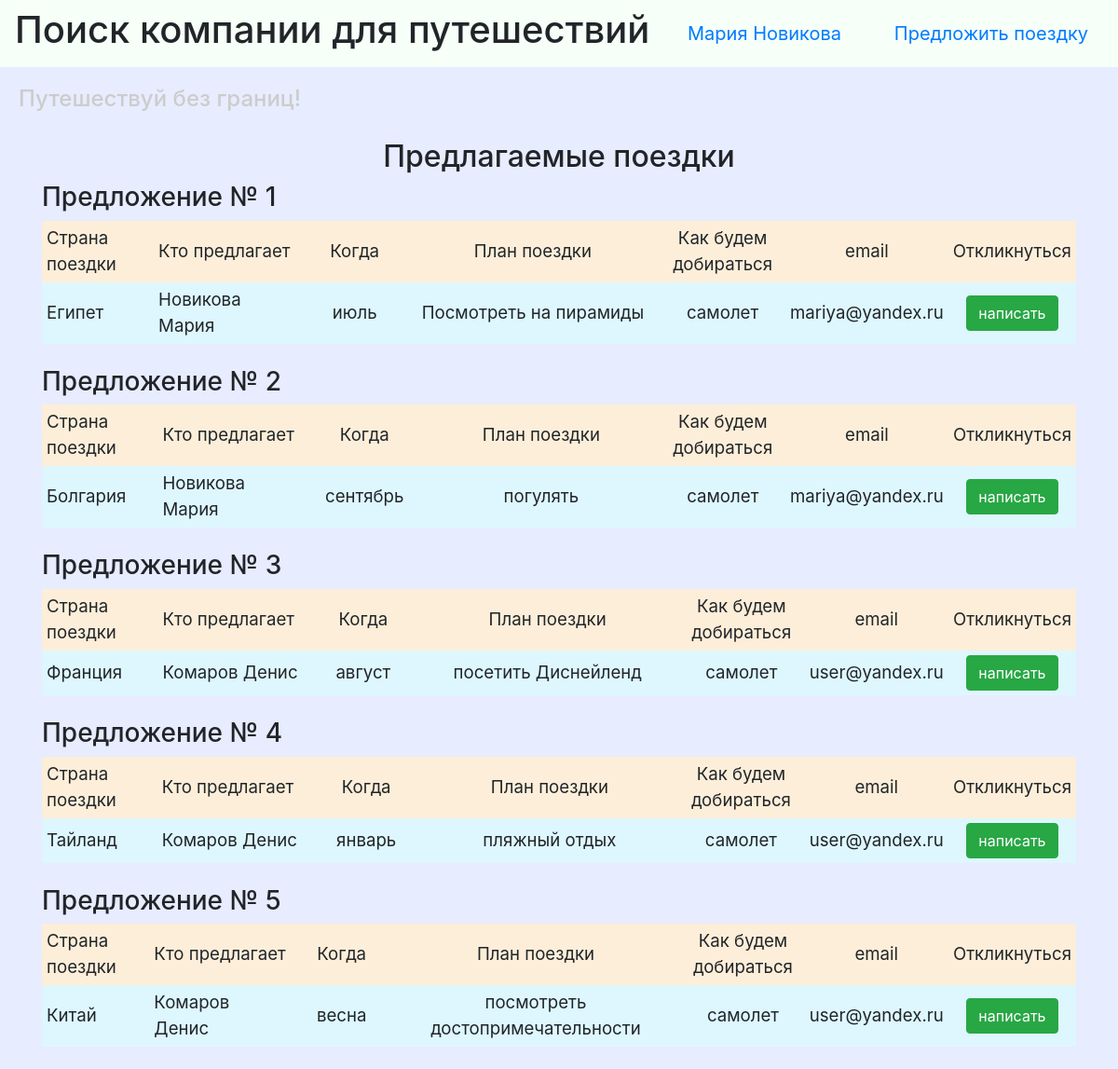
The page / (signed in) on the database its author committed.
### data/users.py (models this page shows, shortened)
class User(SqlAlchemyBase, UserMixin, SerializerMixin):
    __tablename__ = 'users'
    id = sqlalchemy.Column(sqlalchemy.Integer, primary_key=True, autoincrement=True) # создание таблицы, поле id
    surname = sqlalchemy.Column(sqlalchemy.String, nullable=True) # фамилия
    name = sqlalchemy.Column(sqlalchemy.String, nullable=True) # имя
    age = sqlalchemy.Column(sqlalchemy.Integer, nullable=True) # возраст
    city = sqlalchemy.Column(sqlalchemy.String, nullable=True) # Город
    email = sqlalchemy.Column(sqlalchemy.String, index=True, unique=True, nullable=True) # почта
    hashed_password = sqlalchemy.Column(sqlalchemy.String, nullable=True) # пароль
    modifed_date = sqlalchemy.Column(sqlalchemy.DateTime, default=datetime.datetime.now) # дата создания аккаунта
    journey = orm.relationship("Journey", back_populates='user') # связь со второй таблицей

### data/journey.py (models this page shows, shortened)
class Journey(SqlAlchemyBase):
    __tablename__ = 'journey'
    id = sqlalchemy.Column(sqlalchemy.Integer, primary_key=True, autoincrement=True)
    country = sqlalchemy.Column(sqlalchemy.String, nullable=True)
    about = sqlalchemy.Column(sqlalchemy.String, nullable=True)
    month = sqlalchemy.Column(sqlalchemy.String, nullable=True)
    transport = sqlalchemy.Column(sqlalchemy.String, nullable=True)
    user_id = sqlalchemy.Column(sqlalchemy.Integer, sqlalchemy.ForeignKey("users.id")) # администратор?
    user = orm.relationship('User')

### server.py (the view)
@app.route("/")
def index():
    db_sess = db_session.create_session()
    journey = db_sess.query(Journey).all()
    users = db_sess.query(User).all()
    names = {name.id: (name.surname, name.name, name.email) for name in users}
    return render_template("index.html", journey=journey, names=names, title='Jourey list')

### data/db_session.py (called while the page is built)
def create_session() -> Session:
    global __factory
    return __factory()

### server.py (called while the page is built)
@login_manager.user_loader
def load_user(user_id):
    db_sess = db_session.create_session()
    return db_sess.query(User).get(user_id)

### templates/index.html (shortened to what this page needs)
{% extends "base.html" %}
{% block content %}
<h2 align="center">Предлагаемые поездки</h2>
{% for jou in journey %}
<h3>Предложение № {{ jou.id }}</h3>
<div class="table_container">
    <table class="my_table">
        <tr class="my_row">
            <td class="title" width="150px" bgcolor="#FDEED9">Страна поездки</td>
            <td class="title" width="200px" bgcolor="#FDEED9">Кто предлагает</td>
            <td class="title" width="150px" bgcolor="#FDEED9" align="center">Когда</td>
            <td class="title" width="400px" bgcolor="#FDEED9" align="center">План поездки</td>
            <td class="title" width="150px" bgcolor="#FDEED9" align="center">Как будем добираться</td>
            <td class="title" width="150px" bgcolor="#FDEED9" align="center">email</td>
            <td class="title" width="100px" bgcolor="#FDEED9" align="center">Откликнуться</td>
        </tr>
        <tr class="my_row">
            <td class="ordinary" bgcolor="#DEF7FE">{{ jou.country.capitalize() }}</td>
            <td class="ordinary" bgcolor="#DEF7FE">{{ names[jou.user_id][0] }} {{ names[jou.user_id][1] }}</td>
            <td class="ordinary" bgcolor="#DEF7FE" align="center">{{ jou.month }}</td>
            <td class="ordinary" bgcolor="#DEF7FE" align="center">{{ jou.about }}</td>
            <td class="ordinary" bgcolor="#DEF7FE" align="center">{{ jou.transport }}</td>
            <td class="ordinary" bgcolor="#DEF7FE"> {{ names[jou.user_id][2] }}</td>
            <td class="ordinary" bgcolor="#DEF7FE" align="center"><a class="btn btn-success" href="/mail">написать</a></td>
        </tr>
    </table>
</div>
<br>
{% endfor %}
{% endblock %}

### templates/base.html (shortened to what this page needs)
<!DOCTYPE html>
<html lang="en">
<head>
    <link rel="stylesheet" href="https://stackpath.bootstrapcdn.com/bootstrap/4.4.1/css/bootstrap.min.css"
>
    <link rel="stylesheet" type="text/css" href="../static/css/style.css"/>
</head>
<body style="background-color: #E7ECFF;">
<header>
    <nav class="navbar"  style="background-color: #F6FFF8;">
        <h1>Поиск компании для путешествий</h1>
        {% if current_user.is_authenticated %}
        <a class="navbar-brand" href="/logout">{{ current_user.name }} {{ current_user.surname }}</a>
        {% else %}
        <p>
            <a class="btn btn-primary " href="/register">Регистрация</a>
            <a class="btn btn-success" href="/login">Вход</a>
        </p>
        {% endif %}
        <a class="navbar-brand" href="/addjourney/{{ current_user.id }}">Предложить поездку</a>
    </nav>
    <h4>Путешествуй без границ!</h4>
</header>
<main role="main" class="container">
    {% block content %}{% endblock %}
</main>
</body>
</html>

### static/css/style.css (style rules this page uses)
td.title { background-color: "#FDEED9"; align: "center"; font-size: 14pt; padding: 5px; }
td.ordinary { background-color: "#DEF7FE"; align: "center"; font-size: 14pt; padding: 5px; }
h4 { color: #cccccc; padding: 20px; }

### rows shown on the page
User: name "Мария", surname "Новикова", email "mariya@yandex.ru"
Journey: id "1", country "Египет", month "июль", about "Посмотреть на пирамиды", transport "самолет"
Journey: id "2", country "Болгария", month "сентябрь", about "погулять", transport "самолет"
Journey: id "3", country "Франция", month "август", about "посетить Диснейленд", transport "самолет"
User: surname "Комаров", name "Денис", email "user@yandex.ru"
Journey: id "4", country "Тайланд", month "январь", about "пляжный отдых", transport "самолет"
Journey: id "5", country "Китай", month "весна", about "посмотреть достопримечательности", transport "самолет"
